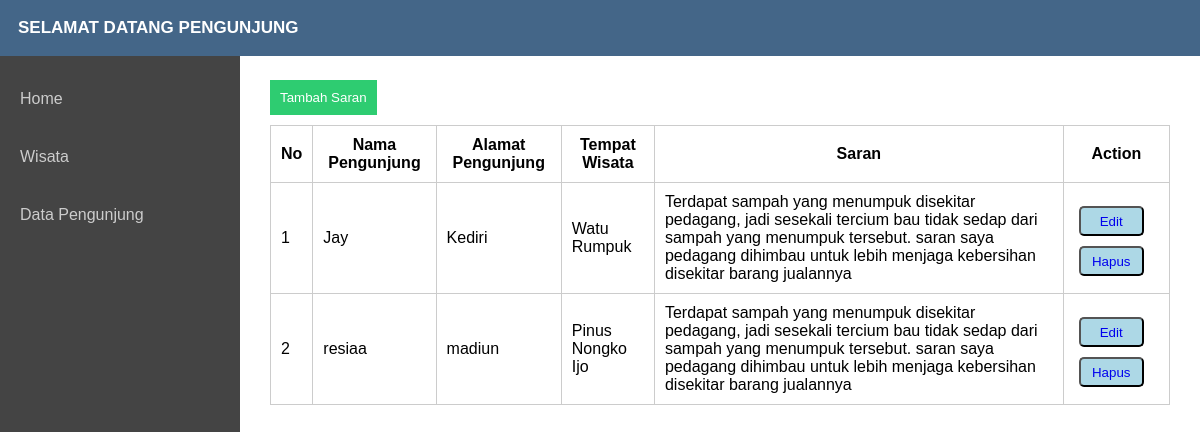
Screenshot of /pengunjung.php with the database file from the repository.
### tables this page shows
CREATE TABLE `wisata` (
  `id` int(11) NOT NULL,
  `nama_pengunjung` varchar(200) NOT NULL,
  `alamat_pengunjung` varchar(200) NOT NULL,
  `nm_tmptwisata` varchar(200) NOT NULL,
  `saran` text NOT NULL
);

### pengunjung.php (the view, shortened to what this page needs)
<?php
require 'koneksi.php';
 ?>
<html>
<head>
<link rel="stylesheet" type="text/css" href="style.css">
</head>
<body>
<nav>
<ul class="kiri">
<li><a href="">Selamat Datang Pengunjung</a></li>
</ul>
</nav>
<div class="backend">
<ul>
<li><a href="home.php">Home</a></li>
<li><a href="">Wisata</a></li>
<li><a href="pengunjung.php">Data Pengunjung</a></li>
</ul>
</div>
<div class="main">
	<div class="isimain">
		<table>
			<a href="input.php"><input type="submit" value="Tambah Saran"></a>
			<tr>
				<th>No</th><th>Nama Pengunjung</th><th>Alamat Pengunjung</th><th>Tempat Wisata</th><th>Saran</th><th>Action</th>
			</tr>
			<?php
				$query="SELECT * FROM wisata ORDER BY nama_pengunjung";
				$data=mysqli_query($koneksi, $query);
				$no=1;
				while ($d=mysqli_fetch_array($data)) {
					?>
					 <tr>
			 	<td><?php echo $no++ ?></td>
			 	<td><?php echo $d['nama_pengunjung']; ?></td>
			 	<td><?php echo $d['alamat_pengunjung']; ?></td>
			 	<td><?php echo $d['nm_tmptwisata']; ?></td>
			 	<td><?php echo $d['saran']; ?></td>
			 	<td>
					 <button><a href="edit.php?id=<?php echo $d['id'];?>">Edit</a></button>
					 <button><a href="hapus.php?id=<?php echo $d['id'];?>">Hapus</a></button>
				</td>
			 </tr>
			 <?php
				}
			 ?>
		</table>
	</div>
</div>
</body>
</html>

### style.css (style rules this page uses)
* { margin: 0; padding: 0; font-family: arial }
nav { width: 100%; background: #468; position: fixed; z-index: 999; }
.kiri { float: left; width: 500px; }
.kiri a { font-weight: bold }
nav ul li a { font-size: 17px; }
nav .kiri li a { display: inline-block; padding: 18px; color: #fff; text-transform: uppercase }
a { text-decoration: none }
.backend { width: 20%; background: #444; position: fixed; height: 100%; padding-top: 70px; overflow: hidden; float: left }
.backend ul li { list-style: none; }
.backend ul li a { padding: 20px; width: 100%; color: #ccc; display: block; transition: 0.4s }
.main { float: right; width: 80%; }
.isimain { padding: 70px 30px 30px 30px; }
input[type=submit] { margin: 10px 0 10px 0; outline: 0; background: #2ecc71; color: #fff; border: 0; padding: 10px; cursor: pointer }
button { background: lightblue; border-radius: 5px; cursor: pointer; color: black; font-family: sans-serif; height: 30px; margin-top: 8px; margin-bottom: 2px; width: 65px; margin-left: 5px; }

### pengunjung.php (style rules this page uses)
td,th { border:1px solid #ccc;padding:10px }
table { border-collapse:collapse; }

### rows the page displays
wisata: nama_pengunjung "Jay", alamat_pengunjung "Kediri", nm_tmptwisata "Watu Rumpuk", saran "Terdapat sampah yang menumpuk disekitar pedagang, jadi sesekali tercium bau tidak sedap dari sampah yang menumpuk tersebut. saran saya pedagang dihimbau untuk lebih menjaga kebersihan disekitar barang jualannya"
wisata: nama_pengunjung "resiaa", alamat_pengunjung "madiun", nm_tmptwisata "Pinus Nongko Ijo", saran "Terdapat sampah yang menumpuk disekitar pedagang, jadi sesekali tercium bau tidak sedap dari sampah yang menumpuk tersebut. saran saya pedagang dihimbau untuk lebih menjaga kebersihan disekitar barang jualannya"
